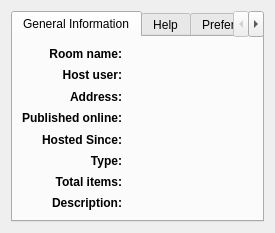
<?xml version="1.0" encoding="UTF-8"?>
<ui version="4.0">
 <class>RoomInfoDialog</class>
 <widget class="QDialog" name="RoomInfoDialog">
  <property name="geometry">
   <rect>
    <x>0</x>
    <y>0</y>
    <width>275</width>
    <height>218</height>
   </rect>
  </property>
  <property name="windowTitle">
   <string>Room Info</string>
  </property>
  <layout class="QGridLayout" name="gridLayout">
   <item row="0" column="0">
    <widget class="QTabWidget" name="tabWidget">
     <property name="currentIndex">
      <number>0</number>
     </property>
     <widget class="QWidget" name="tab">
      <attribute name="title">
       <string>General Information</string>
      </attribute>
      <layout class="QGridLayout" name="gridLayout_2">
       <item row="5" column="0">
        <widget class="QLabel" name="label_3">
         <property name="font">
          <font>
           <weight>75</weight>
           <bold>true</bold>
          </font>
         </property>
         <property name="text">
          <string>Type:</string>
         </property>
         <property name="alignment">
          <set>Qt::AlignRight|Qt::AlignTrailing|Qt::AlignVCenter</set>
         </property>
        </widget>
       </item>
       <item row="1" column="0">
        <widget class="QLabel" name="label_18">
         <property name="font">
          <font>
           <weight>75</weight>
           <bold>true</bold>
          </font>
         </property>
         <property name="text">
          <string>Host user:</string>
         </property>
         <property name="alignment">
          <set>Qt::AlignRight|Qt::AlignTrailing|Qt::AlignVCenter</set>
         </property>
        </widget>
       </item>
       <item row="4" column="1" colspan="2">
        <widget class="QLabel" name="hostedSinceLb">
         <property name="text">
          <string/>
         </property>
        </widget>
       </item>
       <item row="7" column="0">
        <widget class="QLabel" name="label_2">
         <property name="font">
          <font>
           <weight>75</weight>
           <bold>true</bold>
          </font>
         </property>
         <property name="text">
          <string>Description:</string>
         </property>
         <property name="alignment">
          <set>Qt::AlignRight|Qt::AlignTop|Qt::AlignTrailing</set>
         </property>
        </widget>
       </item>
       <item row="0" column="0">
        <widget class="QLabel" name="label">
         <property name="font">
          <font>
           <weight>75</weight>
           <bold>true</bold>
          </font>
         </property>
         <property name="text">
          <string>Room name:</string>
         </property>
         <property name="alignment">
          <set>Qt::AlignRight|Qt::AlignTrailing|Qt::AlignVCenter</set>
         </property>
        </widget>
       </item>
       <item row="4" column="0">
        <widget class="QLabel" name="label_19">
         <property name="font">
          <font>
           <weight>75</weight>
           <bold>true</bold>
          </font>
         </property>
         <property name="text">
          <string>Hosted Since:</string>
         </property>
         <property name="alignment">
          <set>Qt::AlignRight|Qt::AlignTrailing|Qt::AlignVCenter</set>
         </property>
        </widget>
       </item>
       <item row="1" column="1" colspan="2">
        <widget class="QLabel" name="hostUserLb">
         <property name="text">
          <string/>
         </property>
        </widget>
       </item>
       <item row="7" column="1" colspan="2">
        <widget class="QLabel" name="descriptionLb">
         <property name="text">
          <string/>
         </property>
         <property name="alignment">
          <set>Qt::AlignLeading|Qt::AlignLeft|Qt::AlignTop</set>
         </property>
         <property name="wordWrap">
          <bool>true</bool>
         </property>
        </widget>
       </item>
       <item row="6" column="0">
        <widget class="QLabel" name="label_4">
         <property name="font">
          <font>
           <weight>75</weight>
           <bold>true</bold>
          </font>
         </property>
         <property name="text">
          <string>Total items:</string>
         </property>
         <property name="alignment">
          <set>Qt::AlignRight|Qt::AlignTrailing|Qt::AlignVCenter</set>
         </property>
        </widget>
       </item>
       <item row="5" column="1" colspan="2">
        <widget class="QLabel" name="typeLb">
         <property name="text">
          <string/>
         </property>
        </widget>
       </item>
       <item row="6" column="1" colspan="2">
        <widget class="QLabel" name="totalItemsLb">
         <property name="text">
          <string/>
         </property>
        </widget>
       </item>
       <item row="0" column="1" colspan="2">
        <widget class="QLabel" name="roomNameLb">
         <property name="text">
          <string/>
         </property>
        </widget>
       </item>
       <item row="2" column="0">
        <widget class="QLabel" name="label_6">
         <property name="font">
          <font>
           <weight>75</weight>
           <bold>true</bold>
          </font>
         </property>
         <property name="text">
          <string>Address:</string>
         </property>
         <property name="alignment">
          <set>Qt::AlignRight|Qt::AlignTrailing|Qt::AlignVCenter</set>
         </property>
        </widget>
       </item>
       <item row="2" column="1" colspan="2">
        <widget class="QLabel" name="addressLb">
         <property name="text">
          <string/>
         </property>
        </widget>
       </item>
       <item row="3" column="0">
        <widget class="QLabel" name="label_8">
         <property name="font">
          <font>
           <weight>75</weight>
           <bold>true</bold>
          </font>
         </property>
         <property name="text">
          <string>Published online:</string>
         </property>
         <property name="alignment">
          <set>Qt::AlignRight|Qt::AlignTrailing|Qt::AlignVCenter</set>
         </property>
        </widget>
       </item>
       <item row="3" column="1" colspan="2">
        <widget class="QLabel" name="publishedLb">
         <property name="text">
          <string/>
         </property>
        </widget>
       </item>
      </layout>
     </widget>
     <widget class="QWidget" name="tab_3">
      <attribute name="title">
       <string>Help</string>
      </attribute>
      <layout class="QHBoxLayout" name="horizontalLayout">
       <item>
        <widget class="QPlainTextEdit" name="plainTextEdit">
         <property name="frameShape">
          <enum>QFrame::NoFrame</enum>
         </property>
         <property name="frameShadow">
          <enum>QFrame::Plain</enum>
         </property>
         <property name="verticalScrollBarPolicy">
          <enum>Qt::ScrollBarAsNeeded</enum>
         </property>
         <property name="horizontalScrollBarPolicy">
          <enum>Qt::ScrollBarAlwaysOff</enum>
         </property>
         <property name="readOnly">
          <bool>true</bool>
         </property>
         <property name="plainText">
          <string>In this application, users can interact in real time through a virtual table. You can use this table to share images, plan team strategies, play card or board games, etc. Although this is not a game, one of its main focus is to allow any kind of board or card game to be easily playable through this table.  However, to accomplish that you might require some creativity, and that is one of the main goals of this application. Be creative!

For example, to play a card game you can hide cards that are &quot;faced down&quot; and lock cards that are &quot;in your hand.&quot;

------ MAIN FEATURES OF AN ITEM ------

- Lock/Unlock: 
If an item is locked to your team, you can't interact with it (eg: move, rotate, flip).

- Show/Hide: 
If an item is hidden from your team, you can't see it.

- Possess/Give away: 
When you possess an item, you become its owner. An item can have only 1 owner. Depending on the room settings, owner of items have extra priviledges (such as deleting an item). Once you give away an item, others will be able to possess it.

------ PERMISSION TYPES ------

- Host only: Permission allowed only to the person who hosted the room.

- Admins only: 
Permission only to admins. They can be assigned by who hosted the room.

- Everyone: 
Permission to everyone.

- Nobody: 
Permission to nobody in the room.

- Yours only:
 Permission to what belongs to you (such as your team or the items you possess).

------ TEAM SORTING TYPES ------

- One per team: 
Users will be assigned to an empty team when they join the room. If all teams are full, they will be assigned to the last team.

- Random teams: 
Users will be randomly assigned to a team.

- Same team: 
All users will join the room in the same team.

--------------------------------------------
Now it's up to you to combine preferences and possibilities and explore what you can do with this application. You can save your table files. If you did some cool idea, let me know!

Ps: This application is still under development. More types of items might be added in the future, such as life bars, drawing pads, text editors, timers, etc.

This is an open-source class project developed at University of British Columbia, Canada.</string>
         </property>
        </widget>
       </item>
      </layout>
     </widget>
     <widget class="QWidget" name="tab_2">
      <attribute name="title">
       <string>Preferences</string>
      </attribute>
      <layout class="QGridLayout" name="gridLayout_3">
       <item row="0" column="0">
        <widget class="QLabel" name="label_5">
         <property name="font">
          <font>
           <weight>75</weight>
           <bold>true</bold>
          </font>
         </property>
         <property name="text">
          <string>Max. users:</string>
         </property>
         <property name="alignment">
          <set>Qt::AlignRight|Qt::AlignTrailing|Qt::AlignVCenter</set>
         </property>
        </widget>
       </item>
       <item row="2" column="0">
        <widget class="QLabel" name="label_12">
         <property name="font">
          <font>
           <weight>75</weight>
           <bold>true</bold>
          </font>
         </property>
         <property name="text">
          <string>Hide item:</string>
         </property>
         <property name="alignment">
          <set>Qt::AlignRight|Qt::AlignTrailing|Qt::AlignVCenter</set>
         </property>
        </widget>
       </item>
       <item row="5" column="0">
        <widget class="QLabel" name="label_13">
         <property name="font">
          <font>
           <weight>75</weight>
           <bold>true</bold>
          </font>
         </property>
         <property name="text">
          <string>Change teams:</string>
         </property>
         <property name="alignment">
          <set>Qt::AlignRight|Qt::AlignTrailing|Qt::AlignVCenter</set>
         </property>
        </widget>
       </item>
       <item row="8" column="0">
        <widget class="QLabel" name="label_16">
         <property name="font">
          <font>
           <weight>75</weight>
           <bold>true</bold>
          </font>
         </property>
         <property name="text">
          <string>Ban users:</string>
         </property>
         <property name="alignment">
          <set>Qt::AlignRight|Qt::AlignTrailing|Qt::AlignVCenter</set>
         </property>
        </widget>
       </item>
       <item row="7" column="0">
        <widget class="QLabel" name="label_7">
         <property name="font">
          <font>
           <weight>75</weight>
           <bold>true</bold>
          </font>
         </property>
         <property name="text">
          <string>Team sorting:</string>
         </property>
         <property name="alignment">
          <set>Qt::AlignRight|Qt::AlignTrailing|Qt::AlignVCenter</set>
         </property>
        </widget>
       </item>
       <item row="4" column="0">
        <widget class="QLabel" name="label_17">
         <property name="font">
          <font>
           <weight>75</weight>
           <bold>true</bold>
          </font>
         </property>
         <property name="text">
          <string>Remove item:</string>
         </property>
         <property name="alignment">
          <set>Qt::AlignRight|Qt::AlignTrailing|Qt::AlignVCenter</set>
         </property>
        </widget>
       </item>
       <item row="1" column="0">
        <widget class="QLabel" name="label_11">
         <property name="font">
          <font>
           <weight>75</weight>
           <bold>true</bold>
          </font>
         </property>
         <property name="text">
          <string>Lock item:</string>
         </property>
         <property name="alignment">
          <set>Qt::AlignRight|Qt::AlignTrailing|Qt::AlignVCenter</set>
         </property>
        </widget>
       </item>
       <item row="3" column="0">
        <widget class="QLabel" name="label_14">
         <property name="font">
          <font>
           <weight>75</weight>
           <bold>true</bold>
          </font>
         </property>
         <property name="text">
          <string>Add item:</string>
         </property>
         <property name="alignment">
          <set>Qt::AlignRight|Qt::AlignTrailing|Qt::AlignVCenter</set>
         </property>
        </widget>
       </item>
       <item row="0" column="1" colspan="4">
        <layout class="QHBoxLayout" name="horizontalLayout_2">
         <item>
          <widget class="QSpinBox" name="maxUsersSpinBox">
           <property name="minimum">
            <number>1</number>
           </property>
           <property name="maximum">
            <number>25</number>
           </property>
          </widget>
         </item>
         <item>
          <widget class="QLabel" name="maxUsersLb">
           <property name="text">
            <string/>
           </property>
          </widget>
         </item>
         <item>
          <spacer name="horizontalSpacer">
           <property name="orientation">
            <enum>Qt::Horizontal</enum>
           </property>
           <property name="sizeHint" stdset="0">
            <size>
             <width>40</width>
             <height>20</height>
            </size>
           </property>
          </spacer>
         </item>
        </layout>
       </item>
       <item row="1" column="1" colspan="4">
        <widget class="QLabel" name="lockItemLb">
         <property name="text">
          <string/>
         </property>
        </widget>
       </item>
       <item row="2" column="1" colspan="4">
        <widget class="QLabel" name="hideItemLb">
         <property name="text">
          <string/>
         </property>
        </widget>
       </item>
       <item row="3" column="1" colspan="4">
        <widget class="QLabel" name="addItemLb">
         <property name="text">
          <string/>
         </property>
        </widget>
       </item>
       <item row="4" column="1" colspan="4">
        <widget class="QLabel" name="removeItemLb">
         <property name="text">
          <string/>
         </property>
        </widget>
       </item>
       <item row="5" column="1" colspan="4">
        <widget class="QLabel" name="changeTeamsLb">
         <property name="text">
          <string/>
         </property>
        </widget>
       </item>
       <item row="7" column="1" colspan="4">
        <widget class="QLabel" name="teamSortingLb">
         <property name="text">
          <string/>
         </property>
        </widget>
       </item>
       <item row="8" column="1" colspan="4">
        <widget class="QLabel" name="banUsersLb">
         <property name="text">
          <string/>
         </property>
        </widget>
       </item>
      </layout>
     </widget>
    </widget>
   </item>
  </layout>
 </widget>
 <resources/>
 <connections/>
</ui>
